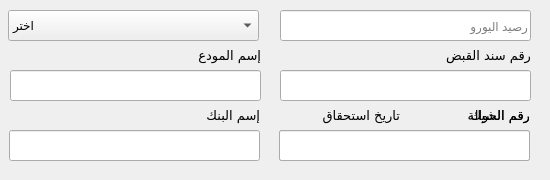
         <widget class="QWidget" name="tab_37">
          <attribute name="title">
           <string>اليورو</string>
          </attribute>
          <widget class="QLineEdit" name="lineEdit_64">
           <property name="geometry">
            <rect>
             <x>280</x>
             <y>70</y>
             <width>251</width>
             <height>31</height>
            </rect>
           </property>
          </widget>
          <widget class="QLabel" name="label_228">
           <property name="geometry">
            <rect>
             <x>440</x>
             <y>40</y>
             <width>91</width>
             <height>31</height>
            </rect>
           </property>
           <property name="font">
            <font>
             <family>Cairo</family>
             <pointsize>10</pointsize>
            </font>
           </property>
           <property name="text">
            <string>رقم سند القبض</string>
           </property>
          </widget>
          <widget class="QWidget" name="widget_89" native="true">
           <property name="geometry">
            <rect>
             <x>-1</x>
             <y>100</y>
             <width>541</width>
             <height>71</height>
            </rect>
           </property>
           <widget class="QLabel" name="label_229">
            <property name="geometry">
             <rect>
              <x>440</x>
              <y>0</y>
              <width>91</width>
              <height>31</height>
             </rect>
            </property>
            <property name="font">
             <font>
              <family>Cairo</family>
              <pointsize>10</pointsize>
             </font>
            </property>
            <property name="text">
             <string>رقم الشيك</string>
            </property>
           </widget>
           <widget class="QLineEdit" name="lineEdit_65">
            <property name="geometry">
             <rect>
              <x>410</x>
              <y>30</y>
              <width>121</width>
              <height>31</height>
             </rect>
            </property>
           </widget>
           <widget class="QLabel" name="label_230">
            <property name="geometry">
             <rect>
              <x>170</x>
              <y>0</y>
              <width>91</width>
              <height>31</height>
             </rect>
            </property>
            <property name="font">
             <font>
              <family>Cairo</family>
              <pointsize>10</pointsize>
             </font>
            </property>
            <property name="text">
             <string>إسم البنك</string>
            </property>
           </widget>
           <widget class="QLineEdit" name="lineEdit_66">
            <property name="geometry">
             <rect>
              <x>280</x>
              <y>30</y>
              <width>121</width>
              <height>31</height>
             </rect>
            </property>
            <property name="inputMask">
             <string>99/99/9999;_</string>
            </property>
           </widget>
           <widget class="QLabel" name="label_231">
            <property name="geometry">
             <rect>
              <x>310</x>
              <y>0</y>
              <width>91</width>
              <height>31</height>
             </rect>
            </property>
            <property name="font">
             <font>
              <family>Cairo</family>
              <pointsize>10</pointsize>
             </font>
            </property>
            <property name="text">
             <string>تاريخ استحقاق</string>
            </property>
           </widget>
           <widget class="QLineEdit" name="lineEdit_67">
            <property name="geometry">
             <rect>
              <x>10</x>
              <y>30</y>
              <width>251</width>
              <height>31</height>
             </rect>
            </property>
           </widget>
           <widget class="QLabel" name="label_232">
            <property name="geometry">
             <rect>
              <x>440</x>
              <y>0</y>
              <width>91</width>
              <height>31</height>
             </rect>
            </property>
            <property name="font">
             <font>
              <family>Cairo</family>
              <pointsize>10</pointsize>
             </font>
            </property>
            <property name="text">
             <string>رقم الحوالة</string>
            </property>
           </widget>
           <widget class="QLineEdit" name="lineEdit_68">
            <property name="geometry">
             <rect>
              <x>280</x>
              <y>30</y>
              <width>251</width>
              <height>31</height>
             </rect>
            </property>
            <property name="text">
             <string/>
            </property>
           </widget>
          </widget>
          <widget class="QLineEdit" name="lineEdit_69">
           <property name="geometry">
            <rect>
             <x>10</x>
             <y>70</y>
             <width>251</width>
             <height>31</height>
            </rect>
           </property>
          </widget>
          <widget class="QLabel" name="label_233">
           <property name="geometry">
            <rect>
             <x>170</x>
             <y>40</y>
             <width>91</width>
             <height>31</height>
            </rect>
           </property>
           <property name="font">
            <font>
             <family>Cairo</family>
             <pointsize>10</pointsize>
            </font>
           </property>
           <property name="text">
            <string>إسم المودع</string>
           </property>
          </widget>
          <widget class="QComboBox" name="comboBox_8">
           <property name="geometry">
            <rect>
             <x>8</x>
             <y>10</y>
             <width>251</width>
             <height>31</height>
            </rect>
           </property>
           <item>
            <property name="text">
             <string>اختر</string>
            </property>
           </item>
           <item>
            <property name="text">
             <string>نقداً</string>
            </property>
           </item>
           <item>
            <property name="text">
             <string>شيك</string>
            </property>
           </item>
           <item>
            <property name="text">
             <string>تحويل بنكي</string>
            </property>
           </item>
          </widget>
          <widget class="QLineEdit" name="add_orphan_euro">
           <property name="geometry">
            <rect>
             <x>280</x>
             <y>10</y>
             <width>251</width>
             <height>31</height>
            </rect>
           </property>
           <property name="placeholderText">
            <string>رصيد اليورو</string>
           </property>
          </widget>
         </widget>
